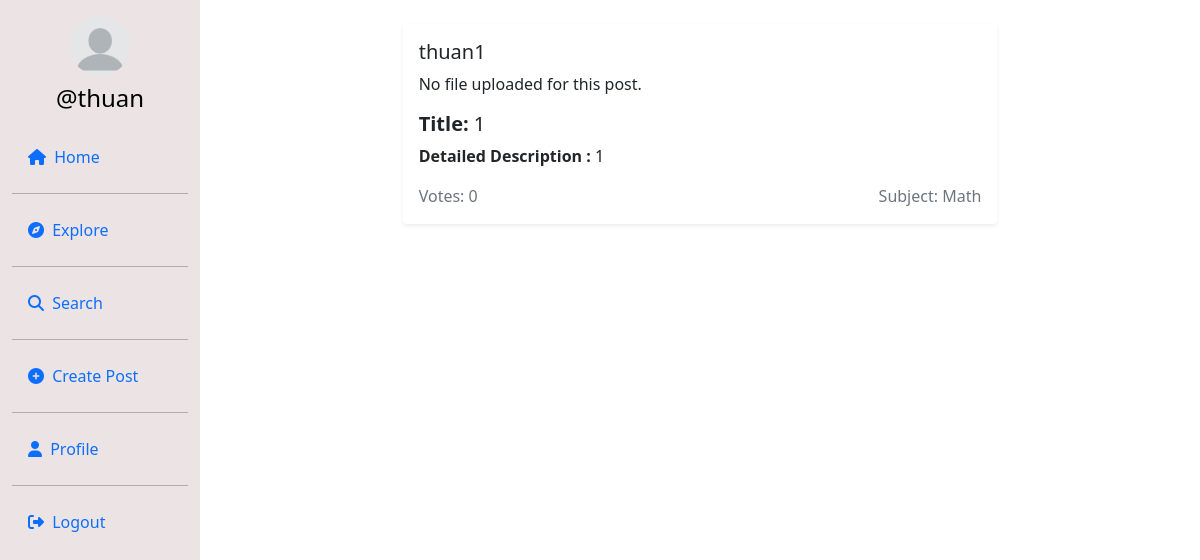
Page /postdetail/d55a1793-0840-45a3-a0ba-542cf1720c74/ (signed in) on the earlier database version.
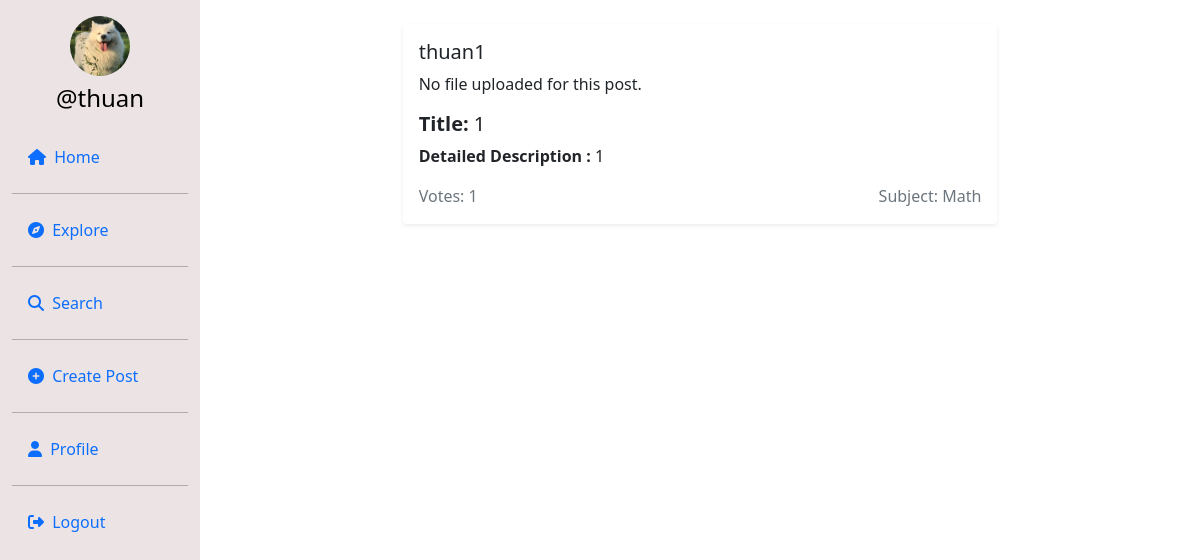
Same page on the later database version.
### userauth/models.py (models this page shows, shortened)
class Profile(models.Model):
    user = models.ForeignKey(User, on_delete=models.CASCADE)
    id_user = models.IntegerField(primary_key=True, default=0)
    bio = models.TextField(blank=True, default='')
    profileimg = models.ImageField(upload_to='profile_images', default='blank-profile-picture.png')
    location = models.CharField(max_length=100, blank=True, default='')

class Post(models.Model):
    id = models.UUIDField(primary_key=True, default=uuid.uuid4)
    user = models.CharField(max_length=100)
    title = models.TextField(null=True, blank=True)
    file = models.FileField(upload_to='uploads/', null=True, blank=True)  # Sử dụng FileField cho tất cả loại file
    caption = models.TextField()
    subject = models.CharField(max_length=50, default="Math")
    created_at = models.DateTimeField(default=datetime.now)
    no_of_likes = models.IntegerField(default=0)

### userauth/views.py (the view)
# urls.py: path('postdetail/<uuid:post_id>/', views.postdetail,name='postdetail'),
@login_required(login_url='/loginn')
@login_required(login_url='/loginn')
def postdetail(request, post_id):
    post = get_object_or_404(Post, id=post_id)
    profile = Profile.objects.get(user=request.user)
    context = {
        'post': post,
        'profile': profile,
    }
    return render(request, 'postdetail.html', context)

### templates/postdetail.html (shortened to what the changed rows need)
{% load custom_filters %}
{% load static %}
<!DOCTYPE html>
<html lang="en">
<head>
    <link rel="stylesheet" href="https://maxcdn.bootstrapcdn.com/bootstrap/4.5.2/css/bootstrap.min.css">
    <link href="https://cdn.jsdelivr.net/npm/bootstrap@5.0.2/dist/css/bootstrap.min.css" rel="stylesheet"
>
    <link rel="stylesheet" href="{% static 'css/app.css' %}">
</head>
<body>
{% load static %}
<div class="container-fluid">
    <div class="row">
        <nav class="col-md-2 d-none d-md-block sidebar" style="position: fixed;">
            <div class="text-center mt-3">
                <img src="{{ profile.profileimg.url }}" alt="Profile Picture" class="profile-pic">
                <h4 class="mt-2"><a href="/profile/{{ user }}" style="text-decoration:none;">@{{ user }}</a></h4>
            </div>
        </nav>
        <main role="main" class="col-md-9 ml-sm-auto col-lg-10 px-md-4">
            <div class="container mt-4">
                <div class="row justify-content-center">
                    <div class="col-md-8">
                        <div class="card shadow-sm border-0">
                            <div class="card-body">
                                <h5 class="card-title">{{ post.user }}</h5>
                                {% if post.file %}
                                    {% if post.file.url|endswith_any:".jpg,.png,.jpeg" %}
                                        <img src="{{ post.file.url }}" alt="..."
                                             class="img-fluid"
                                             style="border-radius: 10px; height: 400px;width: 400px;margin-left: 150px">
                                    {% else %}
                                        <a href="{{ post.file.url }}" class="btn btn-primary"
                                           target="_blank">Download File</a>
                                    {% endif %}
                                {% else %}
                                    <p>No file uploaded for this post.</p>
                                {% endif %}
                                <h5 class="mt-3"><strong>Title:</strong> {{ post.title }}</h5>
                                <p class="mt-2"><strong>Detailed Description :</strong>  {{ post.caption }}</p>
                                <div class="d-flex justify-content-between align-items-center mt-3">
                                    <span class="text-muted">Votes: {{ post.no_of_likes }}</span>
                                    <span class="text-muted">Subject: {{ post.subject }}</span>
                                </div>
                            </div>
                        </div>
                    </div>
                </div>
            </div>
        </main>
    </div>
</div>
</body>
</html>

Differences in the rows shown:
changed Profile: profileimg: picture added in place of a placeholder
changed Post "thuan1": no_of_likes "0" → "1"
